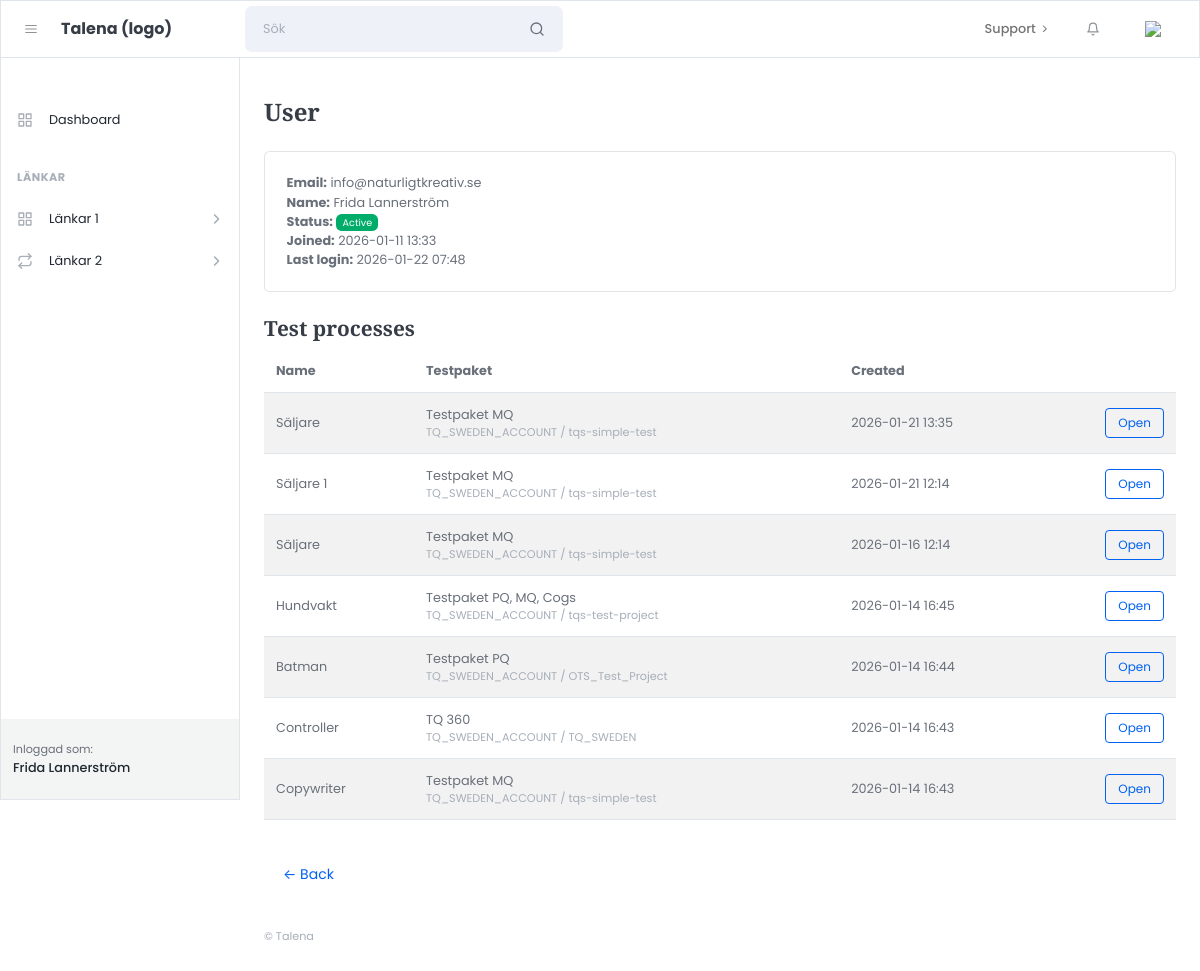
Page /accounts/users/3/ (signed in) on the committed database.
### apps/accounts/models.py (models this page shows)
class User(AbstractUser):
    class Role(models.TextChoices):
        ADMIN = "admin", "Admin"
        CUSTOMER = "customer", "Customer"
    role = models.CharField(
        max_length=20,
        choices=Role.choices,
        default=Role.CUSTOMER,
    )

### apps/processes/models.py (models this page shows, shortened)
class TestProcess(models.Model):
    name = models.CharField(max_length=255)
    provider = models.CharField(max_length=50, default="sova")
    account_code = models.CharField(max_length=255)
    project_code = models.CharField(max_length=255)
    project_name_snapshot = models.CharField(max_length=255, blank=True, default="")
    job_title = models.CharField(max_length=255, blank=True, default="")
    job_location = models.CharField(max_length=255, blank=True, default="")
    notes = models.TextField(blank=True, default="")
    self_registration_token = models.UUIDField(
        default=uuid.uuid4,
        unique=True,
        editable=False,
        db_index=True,
    )
    created_by = models.ForeignKey(
        settings.AUTH_USER_MODEL,
        on_delete=models.CASCADE,
        related_name="test_processes",
    )
    created_at = models.DateTimeField(auto_now_add=True)
    class Meta:
        ordering = ["-created_at"]

### apps/accounts/views.py (the view)
# urls.py: path("accounts/users/<int:pk>/", admin_user_detail, name="admin_user_detail"),
@login_required
def admin_user_detail(request, pk):
    if not is_admin(request.user):
        return HttpResponseForbidden("No access.")
    user_obj = get_object_or_404(User, pk=pk)
    processes = (
        TestProcess.objects
        .filter(created_by=user_obj)
        .order_by("-created_at")  # justera om du har annat fält
    )
    active_processes = processes.filter(is_completed=False) if hasattr(TestProcess, "is_completed") else processes
    pending_invite = not user_obj.is_active
    return render(request, "admin/accounts/user_detail.html", {
        "u": user_obj,
        "processes": processes,
        "active_processes": active_processes,
        "pending_invite": pending_invite,
    })

### apps/core/utils/auth.py (called while the page is built)
def is_admin(user) -> bool:
    return (
        getattr(user, "role", None) == "admin"
        or user.is_staff
        or user.is_superuser
    )

### templates/admin/accounts/user_detail.html (shortened to what this page needs)
{% extends "admin/core/layouts/admin_base.html" %}
{% block content %}
<h1 class="mb-4">User</h1>
<div class="card mb-4">
  <div class="card-body">
    <div><strong>Email:</strong> {{ u.email }}</div>
    <div><strong>Name:</strong> {{ u.get_full_name }}</div>
    <div><strong>Status:</strong>
      {% if u.is_active %}
        <span class="badge bg-success">Active</span>
      {% else %}
        <span class="badge bg-warning text-dark">Pending</span>
      {% endif %}
    </div>
    <div><strong>Joined:</strong> {{ u.date_joined|date:"Y-m-d H:i" }}</div>
    <div><strong>Last login:</strong>
      {% if u.last_login %}
        {{ u.last_login|date:"Y-m-d H:i" }}
      {% else %}
        Never
      {% endif %}
    </div>
  </div>
</div>
<h3 class="mt-4">Test processes</h3>
<div class="table-responsive">
  <table class="table table-striped align-middle">
    <thead>
      <tr>
        <th>Name</th>
        <th>Testpaket</th>
        <th>Created</th>
        <th></th>
      </tr>
    </thead>
    <tbody>
      {% for p in processes %}
        <tr>
          <td>{{ p.name|default:"(No name)" }}</td>
          <td>
                  {{ p.project_name_snapshot }}
                  <div class="small text-muted">{{ p.account_code }} / {{ p.project_code }}</div>
          </td>
          <td>
            {% if p.created_at %}
              {{ p.created_at|date:"Y-m-d H:i" }}
            {% else %}
              <span class="text-muted">n/a</span>
            {% endif %}
          </td>
          <td class="text-end">
            <a class="btn btn-sm btn-outline-primary" href="">
              Open
            </a>
          </td>
        </tr>
      {% empty %}
        <tr><td colspan="4">No processes for this user yet.</td></tr>
      {% endfor %}
    </tbody>
  </table>
</div>
<a class="btn btn-link mt-3" href="{% url 'admin_dashboard' %}">← Back</a>
{% endblock %}

### templates/admin/core/partials/admin_sidebar.html (shortened to what this page needs)
<div id="layoutSidenav_nav">
                <nav class="sidenav sidenav-light border">
                    <div class="sidenav-menu">
                        <div class="nav accordion" id="accordionSidenav">
                            <div class="sidenav-menu-heading"></div>
                            <a class="nav-link" href="{% url 'admin_dashboard' %}">
                                <div class="nav-link-icon"><i data-feather="grid"></i></div>
                                Dashboard
                            </a>
                            <div class="sidenav-menu-heading">Länkar</div>
                            <a class="nav-link collapsed" href="javascript:void(0);" data-bs-toggle="collapse" data-bs-target="#collapsePages" aria-expanded="false" aria-controls="collapsePages">
                                <div class="nav-link-icon"><i data-feather="grid"></i></div>
                                Länkar 1
                                <div class="sidenav-collapse-arrow"><i class="fas fa-angle-down"></i></div>
                            </a>
                            <a class="nav-link collapsed" href="javascript:void(0);" data-bs-toggle="collapse" data-bs-target="#collapseFlows" aria-expanded="false" aria-controls="collapseFlows">
                                <div class="nav-link-icon"><i data-feather="repeat"></i></div>
                                Länkar 2
                                <div class="sidenav-collapse-arrow"><i class="fas fa-angle-down"></i></div>
                            </a>
                    </div>
                    </div>
                    <div class="sidenav-footer">
                        <div class="sidenav-footer-content">
                            <div class="sidenav-footer-subtitle">Inloggad som:</div>
                            <div class="sidenav-footer-title">{{ request.user.get_full_name }}</div>
                        </div>
                    </div>
                </nav>
            </div>

### rows in the picture
User: user.get_full_name "Frida Lannerström"
User: email "info@naturligtkreativ.se", get_full_name "Frida Lannerström", date_joined "2026-01-11 13:33", last_login "2026-01-22 07:48"
TestProcess: name "Säljare", project_name_snapshot "Testpaket MQ", account_code "TQ_SWEDEN_ACCOUNT", project_code "tqs-simple-test", created_at "2026-01-21 13:35"
TestProcess: name "Säljare 1", project_name_snapshot "Testpaket MQ", account_code "TQ_SWEDEN_ACCOUNT", project_code "tqs-simple-test", created_at "2026-01-21 12:14"
TestProcess: name "Säljare", project_name_snapshot "Testpaket MQ", account_code "TQ_SWEDEN_ACCOUNT", project_code "tqs-simple-test", created_at "2026-01-16 12:14"
TestProcess: name "Hundvakt", project_name_snapshot "Testpaket PQ, MQ, Cogs", account_code "TQ_SWEDEN_ACCOUNT", project_code "tqs-test-project", created_at "2026-01-14 16:45"
TestProcess: name "Batman", project_name_snapshot "Testpaket PQ", account_code "TQ_SWEDEN_ACCOUNT", project_code "OTS_Test_Project", created_at "2026-01-14 16:44"
TestProcess: name "Controller", project_name_snapshot "TQ 360", account_code "TQ_SWEDEN_ACCOUNT", project_code "TQ_SWEDEN", created_at "2026-01-14 16:43"
TestProcess: name "Copywriter", project_name_snapshot "Testpaket MQ", account_code "TQ_SWEDEN_ACCOUNT", project_code "tqs-simple-test", created_at "2026-01-14 16:43"
